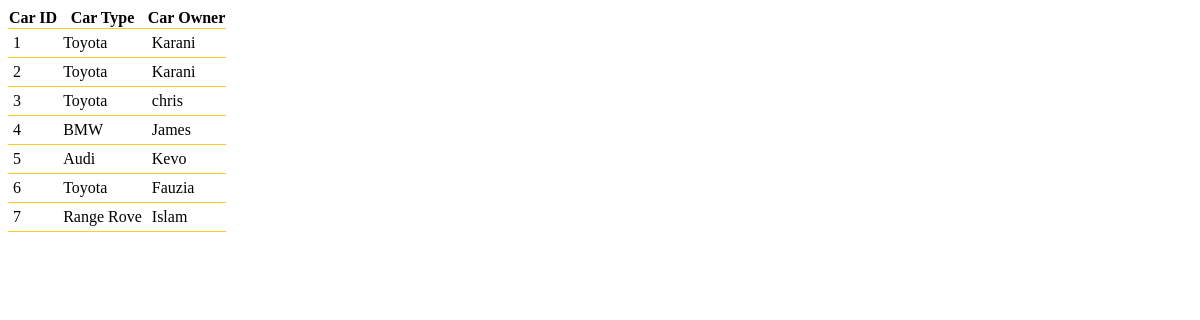
Page /admin/php-fetch/vehicle-fetch.php on the committed database.
### tables this page shows
CREATE TABLE `vehicle_table` (
  `Car_ID` int(10) NOT NULL,
  `Car_Type` varchar(10) NOT NULL,
  `Car_Owner` varchar(10) NOT NULL,
  `Car_Category` varchar(10) NOT NULL
);

### admin/php-fetch/vehicle-fetch.php (the view, shortened to what this page needs)
<?php
$servername = "localhost";
$username = "root";
$password = "";
$dbname = "parking_db";
$conn = new mysqli($servername, $username, $password, $dbname);
$sql = "SELECT * FROM `vehicle_table`";
$result = $conn->query($sql);
if ($result->num_rows > 0) {
    $html = '<table>';
    $html .= '<tr>';
    $html .= '<th>Car ID</th>';
    $html .= '<th>Car Type</th>';
    $html .= '<th>Car Owner</th>';
    $html .= '</tr>';
    while ($row = $result->fetch_assoc()) {
        $car_Id = $row["Car_ID"];
        $car_Type = $row["Car_Type"];
        $car_Owner = $row["Car_Owner"];
        $html .= '<style>';
        $html .= 'table { border-collapse: collapse; }';
        $html .= 'table tr { border-bottom: 1px solid #FFCA28; }';
        $html .= 'table td { padding: 5px; text-align: flex; }';
        $html .= 'table tr:nth-child(even) td { background-color: #FFF176; }';
        $html .= '</style>';
        $html .= '<tr>';
        $html .= '<td>' . $car_Id . '</td>';
        $html .= '<td>' . $car_Type . '</td>';
        $html .= '<td>' . $car_Owner . '</td>';
        $html .= '</tr>';
    }
    $html .= '</table>';
    echo $html;
} else {
    echo "No data found";
}
?>

### rows in the picture
vehicle_table: Car_ID "1", Car_Type "Toyota", Car_Owner "Karani"
vehicle_table: Car_ID "2", Car_Type "Toyota", Car_Owner "Karani"
vehicle_table: Car_ID "3", Car_Type "Toyota", Car_Owner "chris"
vehicle_table: Car_ID "4", Car_Type "BMW", Car_Owner "James"
vehicle_table: Car_ID "5", Car_Type "Audi", Car_Owner "Kevo"
vehicle_table: Car_ID "6", Car_Type "Toyota", Car_Owner "Fauzia"
vehicle_table: Car_ID "7", Car_Type "Range Rove", Car_Owner "Islam"
